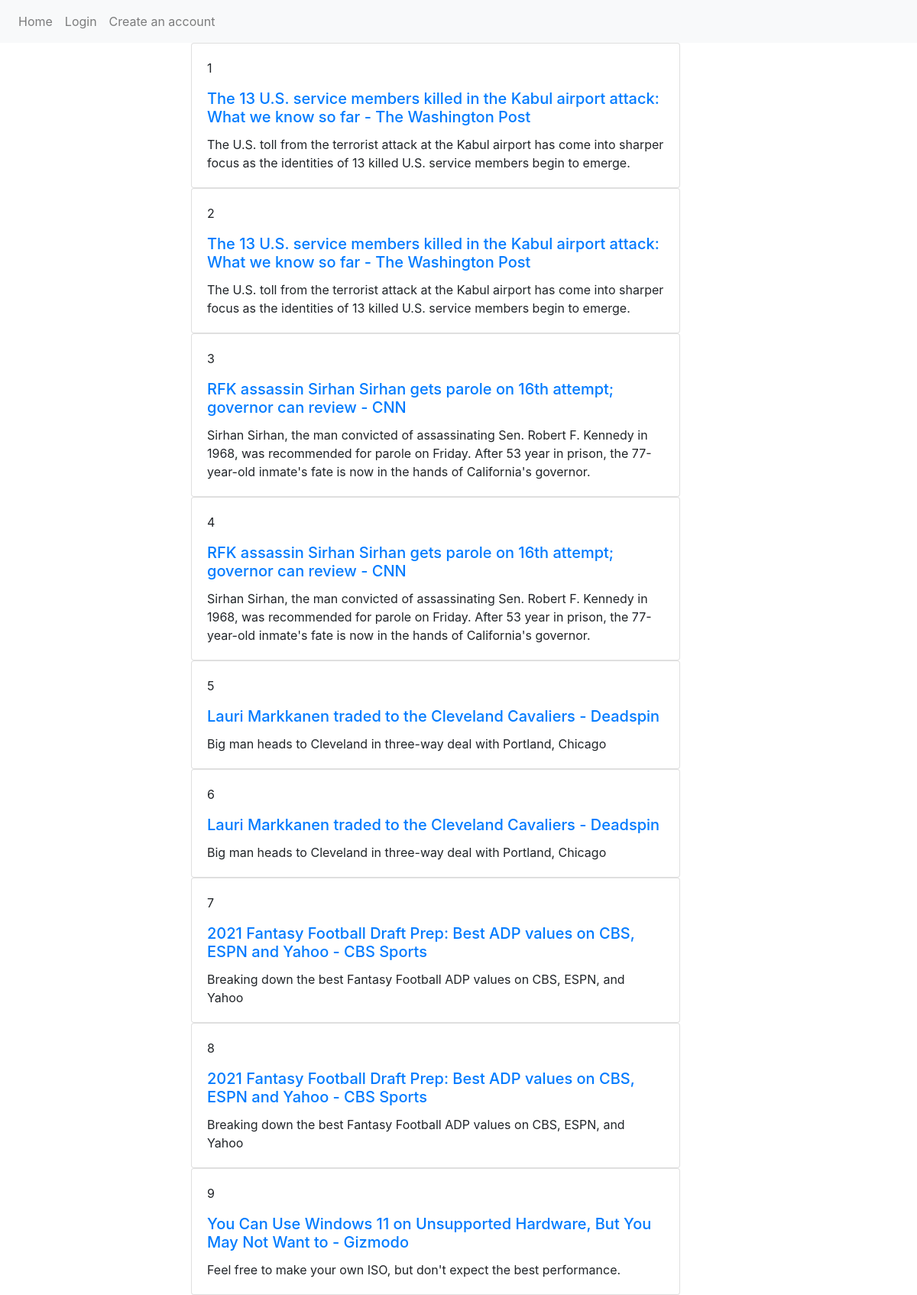
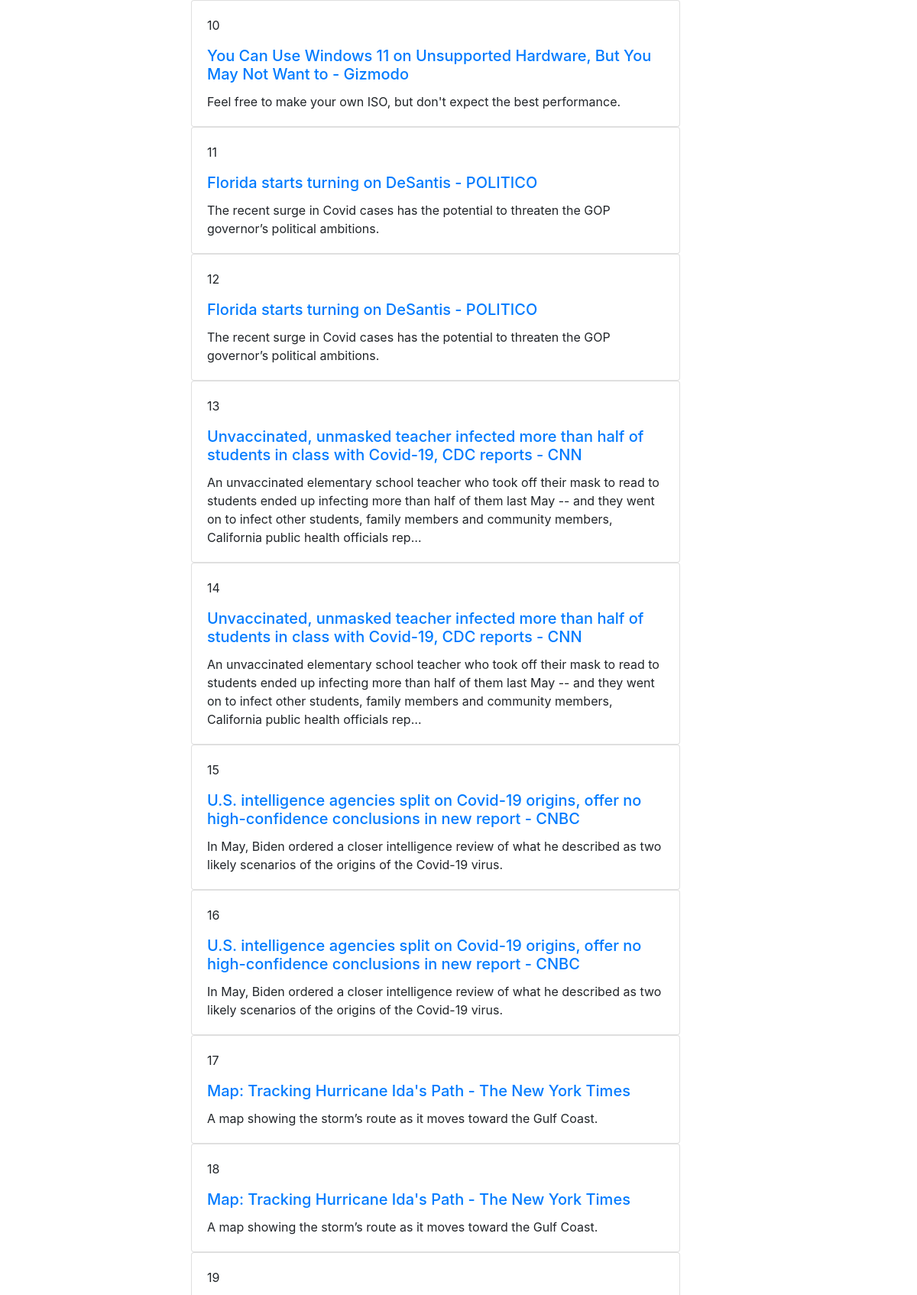
/artdb (upper part), run on the app's committed database (2 pictures, top to bottom).
### News/models.py (models this page shows, shortened)
class Article(models.Model):
    art_id =models.IntegerField(primary_key=True)
    title = models.CharField(max_length=200, blank=True)
    description = models.TextField(null=True,blank=True)
    url=models.URLField(null=True,blank=True)
    favourites = models.ManyToManyField(
        CustomUser, related_name='favourite', default=None, blank=True)
    class Meta:
        db_table = 'article'

### News/views.py (the view)
# urls.py: path('artdb', views.artdb, name="artdb"),
def artdb(request):
    data = Article.objects.all()
    art = {
        "art_id":data
    }
    return render(request, "artdb.html", context=art)

### News/templates/artdb.html (shortened to what this page needs)
<!DOCTYPE html>
<html lang="en">
<head>
    <link rel="stylesheet" href="https://maxcdn.bootstrapcdn.com/bootstrap/4.5.2/css/bootstrap.min.css">
</head>
<body>
<div>
    {% include 'bar.html' %}
</div>
<div class="container" id="articles-container">
    {% for article in art_id %}
    <div class="card mb box" style="max-width: 640px; margin:auto;">
        <div class="row">
            <div class="col-md">
                <div class="card-body">
                    <p class="card-text">{{article.art_id}}</p>
                    <h5 class="card-title"><a href="{{article.url}}" target="_blanck">{{article.title}}</a></h5>
                    <p class="card-text">{{article.description}}</p>
                </div>
            </div>
        </div>
    </div>
    {% endfor %}
</div>
</body>

### News/templates/bar.html (shortened to what this page needs)
<!DOCTYPE html>
<html lang="en">
<head>
</head>
<body>
<nav class="sidebar">
</nav>
<nav class="navbar navbar-expand-lg navbar-light bg-light">
    <div class="collapse navbar-collapse" id="navbarText">
        <ul class="navbar-nav mr-auto">
            {% if user.is_authenticated %}
            <div><li class="nav-item">
                <a class="nav-link" href="index">Home</a>
            </li></div>
            <li class="nav-item">
                <a class="nav-link" href="logout">Logout</a>
            </li>
            <li class="nav-item">
                <a class="nav-link" href="#">Welcome, {{user.username}}</a>
            </li>
            <div style=" padding: 2px">
                <form action='actionUrl'  method='GET'>
                    <button class="btn btn-sm  btn-outline-secondary" type='submit'> Save Articles</button>
                </form>
            </div>
            <div style=" padding: 2px">
                <form action='artdb'  method='GET'>
                    <button class="btn btn-sm btn-inverse btn-secondary " type='submit'> Articles Database</button>
                </form>
            </div>
            <div style=" padding: 2px">
                <form action='favourites'  method='GET'>
                    <button class="btn btn-sm btn-inverse btn-success " type='submit'> Favourites</button>
                </form>
            </div>
            {% else %}
            <div><li class="nav-item">
                <a class="nav-link" href="index">Home</a>
            </li></div>
            <div><li class="nav-item">
                <a class="nav-link" href="/login">Login</a>
            </li></div>
            <div>
                <a class="nav-link" href="/register">Create an account</a>
            </div>
            {% endif %}
        </ul>
    </div>
</nav>
</body>
</html>

### News/templates/bar.html (style rules this page uses)
.sidebar { position: fixed; width: 250px; height: 100%; top: 0px; right:0px; }

### News/templates/artdb.html (style rules this page uses)
#articles-container { margin-right: 250px; }
.box { transition-property: box-shadow, transform; transition-duration: 1s; }

### data on the page
Article: art_id "1", title "The 13 U.S. service members killed in the Kabul airport attack: What we know so far - The Washington Post", description "The U.S. toll from the terrorist attack at the Kabul airport has come into sharper focus as the identities of 13 killed U.S. service members begin to emerge."
Article: art_id "2", title "The 13 U.S. service members killed in the Kabul airport attack: What we know so far - The Washington Post", description "The U.S. toll from the terrorist attack at the Kabul airport has come into sharper focus as the identities of 13 killed U.S. service members begin to emerge."
Article: art_id "3", title "RFK assassin Sirhan Sirhan gets parole on 16th attempt; governor can review - CNN", description "Sirhan Sirhan, the man convicted of assassinating Sen. Robert F. Kennedy in 1968, was recommended for parole on Friday. After 53 year in prison, the 77-year-old inmate's fate is now in the hands of California's governor."
Article: art_id "4", title "RFK assassin Sirhan Sirhan gets parole on 16th attempt; governor can review - CNN", description "Sirhan Sirhan, the man convicted of assassinating Sen. Robert F. Kennedy in 1968, was recommended for parole on Friday. After 53 year in prison, the 77-year-old inmate's fate is now in the hands of California's governor."
Article: art_id "5", title "Lauri Markkanen traded to the Cleveland Cavaliers - Deadspin", description "Big man heads to Cleveland in three-way deal with Portland, Chicago"
Article: art_id "6", title "Lauri Markkanen traded to the Cleveland Cavaliers - Deadspin", description "Big man heads to Cleveland in three-way deal with Portland, Chicago"
Article: art_id "7", title "2021 Fantasy Football Draft Prep: Best ADP values on CBS, ESPN and Yahoo - CBS Sports", description "Breaking down the best Fantasy Football ADP values on CBS, ESPN, and Yahoo"
Article: art_id "8", title "2021 Fantasy Football Draft Prep: Best ADP values on CBS, ESPN and Yahoo - CBS Sports", description "Breaking down the best Fantasy Football ADP values on CBS, ESPN, and Yahoo"
Article: art_id "9", title "You Can Use Windows 11 on Unsupported Hardware, But You May Not Want to - Gizmodo", description "Feel free to make your own ISO, but don't expect the best performance."
Article: art_id "10", title "You Can Use Windows 11 on Unsupported Hardware, But You May Not Want to - Gizmodo", description "Feel free to make your own ISO, but don't expect the best performance."
Article: art_id "11", title "Florida starts turning on DeSantis - POLITICO", description "The recent surge in Covid cases has the potential to threaten the GOP governor’s political ambitions."
Article: art_id "12", title "Florida starts turning on DeSantis - POLITICO", description "The recent surge in Covid cases has the potential to threaten the GOP governor’s political ambitions."
Article: art_id "13", title "Unvaccinated, unmasked teacher infected more than half of students in class with Covid-19, CDC reports - CNN", description "An unvaccinated elementary school teacher who took off their mask to read to students ended up infecting more than half of them last May -- and they went on to infect other students, family members and community members, California public health officials rep…"
Article: art_id "14", title "Unvaccinated, unmasked teacher infected more than half of students in class with Covid-19, CDC reports - CNN", description "An unvaccinated elementary school teacher who took off their mask to read to students ended up infecting more than half of them last May -- and they went on to infect other students, family members and community members, California public health officials rep…"
Article: art_id "15", title "U.S. intelligence agencies split on Covid-19 origins, offer no high-confidence conclusions in new report - CNBC", description "In May, Biden ordered a closer intelligence review of what he described as two likely scenarios of the origins of the Covid-19 virus."
Article: art_id "16", title "U.S. intelligence agencies split on Covid-19 origins, offer no high-confidence conclusions in new report - CNBC", description "In May, Biden ordered a closer intelligence review of what he described as two likely scenarios of the origins of the Covid-19 virus."
Article: art_id "17", title "Map: Tracking Hurricane Ida's Path - The New York Times", description "A map showing the storm’s route as it moves toward the Gulf Coast."
Article: art_id "18", title "Map: Tracking Hurricane Ida's Path - The New York Times", description "A map showing the storm’s route as it moves toward the Gulf Coast."
Article: art_id "19"
